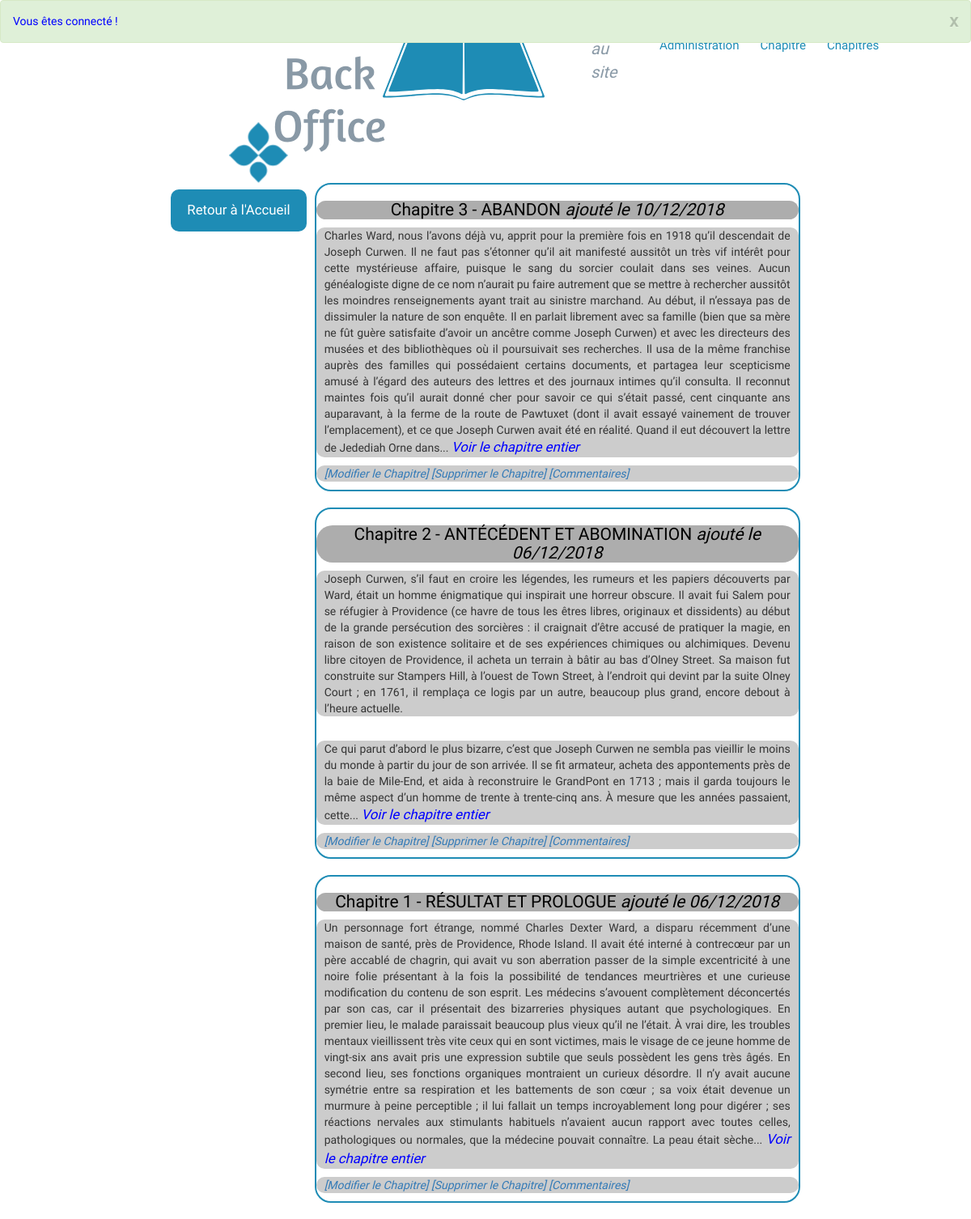
/index.php?action=BO_allPosts (signed in), run on the app's committed database.
### tables this page shows
CREATE TABLE IF NOT EXISTS `posts` (
  `id` int(11) NOT NULL AUTO_INCREMENT,
  `chapter_id` int(11) NOT NULL,
  `post_title` varchar(255) NOT NULL,
  `post_content` text NOT NULL,
  `creation_date` datetime NOT NULL,
  PRIMARY KEY (`id`)
);

### controller/ControllerPosts.php (called while the page is built, shortened)
<?php
require_once('model/PostManager.php');
require_once('controller/Controller.php');
class ControllerPosts extends Controller
{
    public function BO_allPosts()
    {
        $postManager = new PostManager();
        $posts       = $postManager->BO_getPosts();
        require('view/BO_listPostsView.php');
    }
}

### model/PostManager.php (called while the page is built, shortened)
<?php
class PostManager extends Manager
{
    public function BO_getPosts()
    {
        $db = $this->dbConnect();
        $req = $db->query('SELECT id, chapter_id, post_title, post_content, DATE_FORMAT(creation_date, \'%d/%m/%Y\') AS creation_date_fr FROM posts ORDER BY creation_date DESC LIMIT 0, 10');
        return $req;
    }
}

### view/BO_listPostsView.php (the view, shortened to what this page needs)
<div class="body_container">
    <a class="BO_back_link" href="index.php?action=BO_welcome">Retour à l'Accueil</a>
    <div class="BO_index_pages_link">
    <?php
    while ($data = $posts->fetch())
    {
        $contentPost = $data['post_content'];
        $limit = 200;
        $contentPreview = explode(' ', $contentPost, ($limit+1));
        if (count($contentPreview) > $limit)
            {
                array_pop($contentPreview);
            } ?>
        <div class="BO_chapter_container">
            <div class="BO_chapter">
                <h3>
                    <?= htmlspecialchars($data['post_title']) ?>
                    <em>ajouté le <?= $data['creation_date_fr'] ?></em>
                </h3>
                    <p><?= nl2br(implode(' ', $contentPreview)) . '... ' ?> <em><a class="all_chapter" href="index.php?action=BO_post&amp;id=<?= $data['id'] ?>">Voir le chapitre entier</a></em>
                    </p>
                    <p><em><a class="modifPost" href="index.php?action=BO_updatePost&amp;id=<?= $data['id'] ?>">[Modifier le Chapitre]</a></em>
                    <em><a class="deletePost" href="index.php?action=BO_deletePost&amp;id=<?= $data['id'] ?>" onclick="return(confirm('Etes-vous sûr de vouloir supprimer ce Chapitre ?'));">[Supprimer le Chapitre]</a></em>
                    <em><a class="deleteComment" href="index.php?action=BO_allComments&amp;id=<?= $data['id'] ?>">[Commentaires]</a></em>
                    <br /></p>
            </div>
        </div>
    <?php
    }
    ?>
    </div>
</div>
<?php require('BO_template.php'); ?>

### public/css/style.css (style rules this page uses)
body { font-family: 'Roboto Regular', serif; }
h1, h3 { text-align:center; }
h3 { background-color:#adadad; color:black; border-radius: 20px; font-size:1.5em; margin-bottom:0px; }
.body_container { display: flex; justify-content: center; align-items: flex-start; }
.BO_back_link { font-size: 1.2em; background-color: #1E8CB5; color: white; padding: 14px 20px; margin: 8px 0; border: none; border-radius: 10px; cursor: pointer; margin-right: 10px; }
.all_chapter { text-decoration: none; color: blue; font-size: 1.2em; }
.BO_chapter_container { border: 2px solid #1e8cb5; border-radius: 20px; margin-bottom: 20px; }
.BO_index_pages_link { display: flex; width: 50%; flex-direction: column; justify-content: center; }
.BO_chapter p { background-color:#CCCCCC; margin-top:0px; padding-left: 10px; padding-right: 10px; border-radius: 10px; }
.BO_chapter { margin:auto; }

### data on the page
posts: post_title "Chapitre 3 - ABANDON", creation_date_fr "10/12/2018", contentPreview "Charles Ward, nous l’avons déjà vu, apprit pour la première fois en 1918 qu’il descendait de Joseph Curwen. Il ne faut pas s’étonner qu’il ait manifesté aussitôt un très vif intérêt pour cette mystérieuse affaire, puisque le sang du sorcier coulait dans ses veines. Aucun généalogiste digne de ce nom n’aurait pu faire autrement que se mettre à rechercher aussitôt les moindres renseignements ayant trait au sinistre marchand. Au début, il n’essaya pas de dissimuler la nature de son enquête. Il en parlait librement avec sa famille (bien que sa mère ne fût guère satisfaite d’avoir un ancêtre comme Joseph Curwen) et avec les directeurs des musées et des bibliothèques où il poursuivait ses…"
posts: post_title "Chapitre 2 - ANTÉCÉDENT ET ABOMINATION", creation_date_fr "06/12/2018", contentPreview "Joseph Curwen, s’il faut en croire les légendes, les rumeurs et les papiers découverts par Ward, était un homme énigmatique qui inspirait une horreur obscure. Il avait fui Salem pour se réfugier à Providence (ce havre de tous les êtres libres, originaux et dissidents) au début de la grande persécution des sorcières : il craignait d’être accusé de pratiquer la magie, en raison de son existence solitaire et de ses expériences chimiques ou alchimiques. Devenu libre citoyen de Providence, il acheta un terrain à bâtir au bas d’Olney Street. Sa maison fut construite sur Stampers Hill, à l’ouest de Town Street, à l’endroit qui devint par la suite Olney Court ; en 1761, il remplaça ce logis par un…"
posts: post_title "Chapitre 1 - RÉSULTAT ET PROLOGUE", creation_date_fr "06/12/2018", contentPreview "Un personnage fort étrange, nommé Charles Dexter Ward, a disparu récemment d’une maison de santé, près de Providence, Rhode Island. Il avait été interné à contrecœur par un père accablé de chagrin, qui avait vu son aberration passer de la simple excentricité à une noire folie présentant à la fois la possibilité de tendances meurtrières et une curieuse modification du contenu de son esprit. Les médecins s’avouent complètement déconcertés par son cas, car il présentait des bizarreries physiques autant que psychologiques. En premier lieu, le malade paraissait beaucoup plus vieux qu’il ne l’était. À vrai dire, les troubles mentaux vieillissent très vite ceux qui en sont victimes, mais le visage…"

### other printed values
$_SESSION['flash']['message'] "Vous êtes connecté !"
